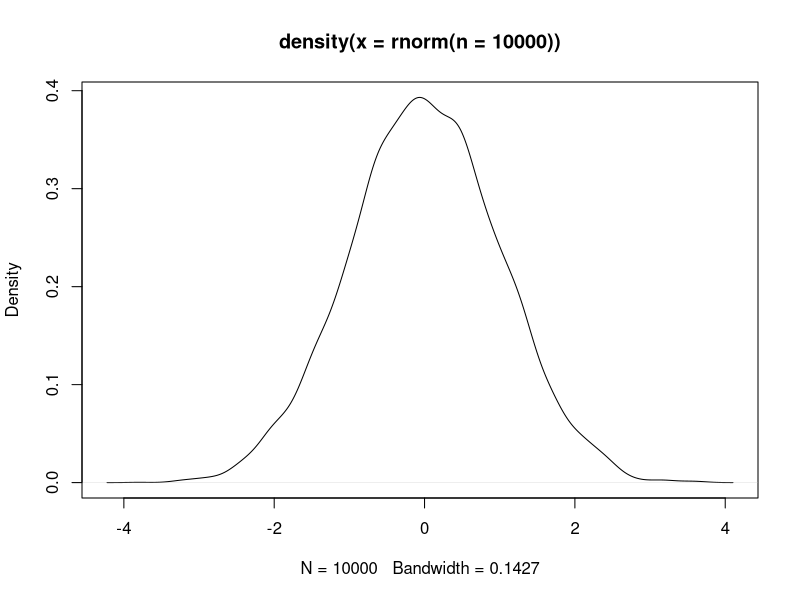

Write the R code that produced this figure.
#Sample function
states = c("Massachusetts", "New York", "Vermont")
sample(states, size = 10, replace = TRUE)
#Work with normal distributions
rnorm(n=100) 
plot(density(rnorm(n=10000)))

#Loop function to do sampling of coin tosses
coin = c("Heads", "Tails")
toss = c()
for (i in 1:100) {
  toss[i] <- sample(coin, size = 1)
}
#Loop function to sample census data
marital<- c("single", "married")
income <- 1:4
results <-  matrix(nrow = 100, ncol = 3, data = NA)
colnames(results) <- c("marital", "income", "state")
for (i in 1:100) {
  results[i, 1] <- sample(marital, size = 1)
  results[i, 2] <- sample(income, size = 1)
  results[i, 3] <- sample(states, size = 1)
}
#Use the apply function to summarize information over multiple columns of a dataset
apply(results, MARGIN = 2, FUN = table)